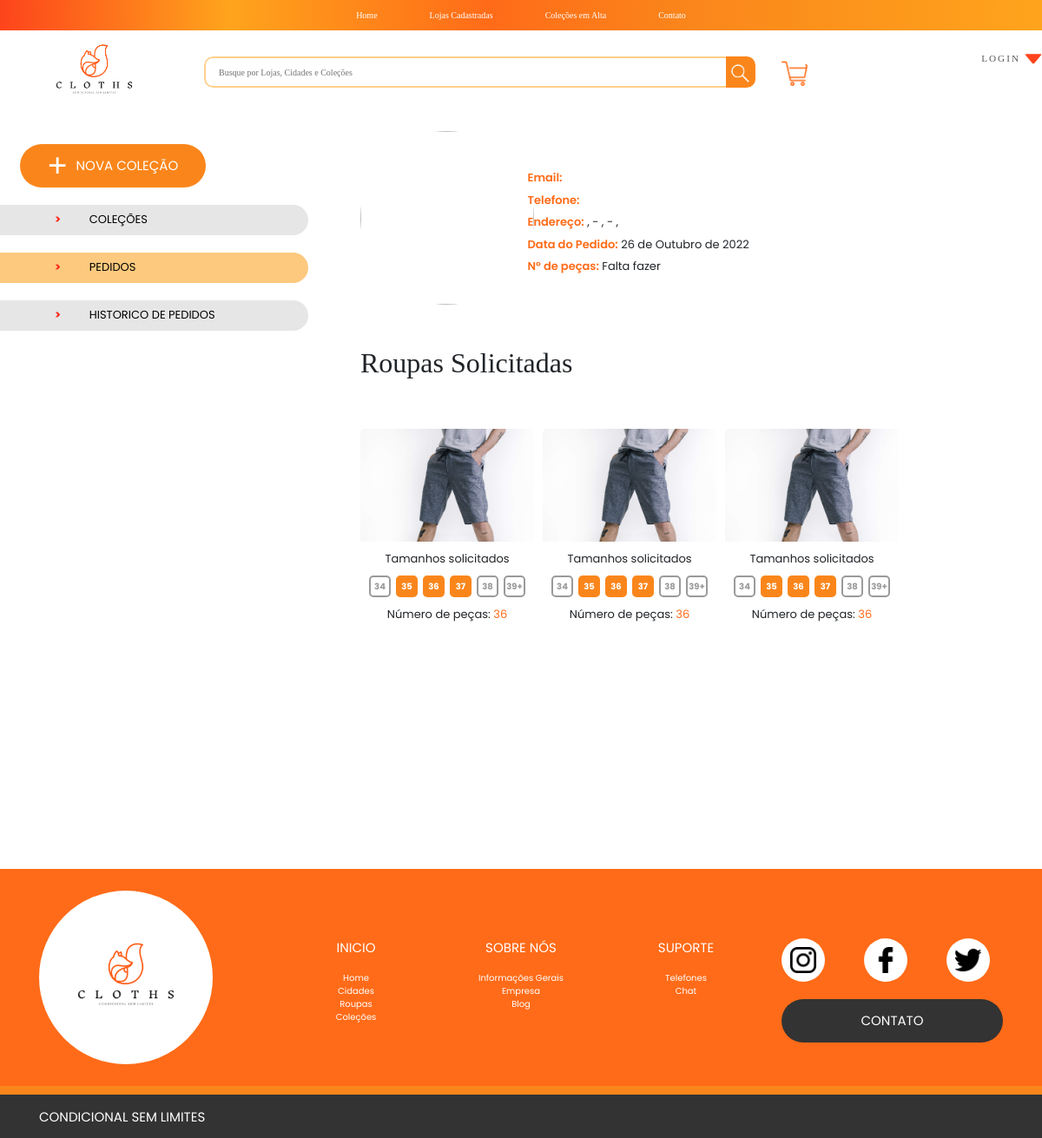
Page /pedido/16 on the committed database.
### pedidos/models.py (models this page shows, shortened)
class AbstractPedidoManager(models.Model):
    objects = PedidoManager()
    class Meta:
        abstract = True

class Pedido(AbstractPedidoManager):
    status_choices = [
        ('NF', 'Pedido não realizado!'),
        ('FE', 'Pedido encaminhado!'),
        ('EV', 'Pedido enviado!'),
        ('ET', 'Entregue!'),
        ('DV', 'Pedido devolvido!'),
    ]
    usuario_pedinte = models.CharField(max_length=255)
    loja = models.ForeignKey(Loja, on_delete=models.CASCADE, related_name='pedido')
    itens = models.ManyToManyField(Item)
    data_pedido = models.DateField(default=timezone.now)
    data_entrega = models.DateField(null=True, blank=True)
    data_devolução = models.DateField(null=True, blank=True)
    status = models.CharField(max_length=2, choices=status_choices)

class Item(models.Model):
    user_id = models.CharField(max_length=255)
    roupa = models.ForeignKey(Roupa, on_delete=models.CASCADE, related_name='item')
    tamanho = models.CharField(max_length=2)
    quantidade = models.PositiveBigIntegerField(default=0)

### roupas/models.py (models this page shows, shortened)
class AbstractRoupaManager(models.Model):
    objects = RoupaManager()
    class Meta:
        abstract = True

class Roupa(AbstractRoupaManager):
    colecao = models.ForeignKey(Colecao, on_delete=models.CASCADE, null=True, related_name='roupa')
    categoria = models.ForeignKey(Categoria, on_delete=models.PROTECT, null=True, related_name='roupa')
    nome_roupa = models.CharField(max_length=255)
    preco = models.FloatField()
    data_adicao = models.DateField(default=timezone.now)
    foto = models.ImageField(upload_to='fotos_roupas/', null=True)
    t1 = models.PositiveIntegerField(default=0)
    t2 = models.PositiveIntegerField(default=0)
    t3 = models.PositiveIntegerField(default=0)
    t4 = models.PositiveIntegerField(default=0)
    t5 = models.PositiveIntegerField(default=0)
    t6 = models.PositiveIntegerField(default=0)

### pages/views.py (the view, shortened to what this page needs)
# urls.py: path('pedido/<int:pk>', views.VerPedido.as_view(), name='ver_pedido'),
class VerPedido(View):
    def get(self, request, pk):
        context = {}
        pedido = Pedido.objects.get(pk=pk)
        context['pedido'] = pedido
        return render(request, 'pedido.html', context)

### pages/templatetags/post_tags.py (called while the page is built)
@register.inclusion_tag('menu_user.html')
def menu_user(request):
    if request.user.is_authenticated:
        logged = True
        loja = False
        if request.user.groups.filter(name='usuario_dono_loja').exists():
            loja = True
        else:
            loja = False
    else:
        logged = False
        loja = False
    return {
        'logged':logged,
        'loja' : loja,
    }

@register.inclusion_tag('barra_pesquisa.html')
def barra_pesquisa(request):
    return {
        'request': request,
    }

@register.inclusion_tag('header.html')
def header(request):
    return {
        'request': request,
    }

@register.inclusion_tag('footer.html')
def footer():
    return {
    }

### pages/templates/pedido.html (shortened to what this page needs)
{% extends 'base.html' %}
{% load static %}
{% load post_tags %}
{% load mathfilters %}
{% block css %}
    <link rel="stylesheet" href="{% static 'stylesCSS/style.css' %}">
    <link rel="stylesheet" href="{% static 'stylesCSS/gerenciador.css' %}">
    <link rel="stylesheet" href="{% static 'stylesCSS/styleLojasC.css' %}">
    <link rel="stylesheet" href="{% static 'stylesCSS/stylePerfil.css' %}">
{% endblock css %}
{% block content %}
{% header request %}
<div class="l-container-colecoes">
    <div class="l-gerenciador">
        <button class="c-bnt-gerenciador"> <span> + </span> Nova coleção </button>
        <a href="{% url 'minhas_colecoes' %}">
            <button class="c-menu-gerenciador">
                <p>
                    <span> > </span> COLEÇÕES
                </p>
            </button>
        </a>
        <a href="">
            <button class="c-menu-gerenciador active-menu">
                <p>
                    <span> > </span> PEDIDOS
                </p>
            </button>
        </a>
        <a href="historico_pedidos.html">
            <button class="c-menu-gerenciador">
                <p>
                    <span> > </span> HISTORICO DE PEDIDOS
                </p>
            </button>
        </a>
    </div>
    <div class="l-colections">
        <div class="container">
            <div class="row">
                <div class="col-3">
                    <img src="{{pedido.usuario_pedinte.foto_usuario.url}}" class="img_pff" alt="">
                </div>
                <div class="col">
                    <div class="dt_pedido">
                        <br>
                        <p><span>Email:</span> {{pedido.usuario_pedinte.email}}</p>
                        <p><span>Telefone:</span> {{pedido.usuario_pedinte.telefone}}</p>
                        <p><span>Endereço:</span> ,  - ,  - , </p>
                        <p><span>Data do Pedido:</span> {{pedido.data_pedido}}</p>
                        <p><span>N° de peças:</span> Falta fazer</p>
                    </div>
                </div>
            </div>
            <div class="row">
                <div class="col-12">
                    <br><br>
                    <h2>Roupas Solicitadas</h2>
                    <br><br>
                </div>
            </div>
            <div class="row">
                <div class="col-12">
                    <div class="box-ropas-solicitadas">
                        {% for item in pedido.itens.all %}
                        <div class="card-rs">
                            <img src="{{item.roupa.foto.url}}" alt="">
                            <p>Tamanhos solicitados</p>
                            <div class="conttt" style="background-color: white; padding: 10px;">
                                {% if item.roupa.categoria.tipo_tamanho.nome_tipo == 'Letra' %}
                                <button class="bnt_tamanho_2 {% if item.roupa.t1 < 1 or not item.roupa.t1 %}nao_tem {% else %}tem{% endif %}" disabled>PP</button>
                                <button class="bnt_tamanho_2 {% if item.roupa.t2 < 1 or not item.roupa.t2 %}nao_tem {% else %}tem{% endif %}" disabled>P</button>
                                <button class="bnt_tamanho_2 {% if item.roupa.t3 < 1 or not item.roupa.t3 %}nao_tem {% else %}tem{% endif %}" disabled>M</button>
                                <button class="bnt_tamanho_2 {% if item.roupa.t4 < 1 or not item.roupa.t4 %}nao_tem {% else %}tem{% endif %}" disabled>G</button>
                                <button class="bnt_tamanho_2 {% if item.roupa.t5 < 1 or not item.roupa.t5 %}nao_tem {% else %}tem{% endif %}" disabled>GG</button>
                                <button class="bnt_tamanho_2 {% if item.roupa.t6 < 1 or not item.roupa.t6 %}nao_tem {% else %}tem{% endif %}" disabled>XG</button>
                                {% elif item.roupa.categoria.tipo_tamanho.nome_tipo == 'Numero' %}
                                <button class="bnt_tamanho_2 {% if item.roupa.t1 < 1 or not item.roupa.t1 %}nao_tem {% else %}tem{% endif %}" disabled>34</button>
                                <button class="bnt_tamanho_2 {% if item.roupa.t2 < 1 or not item.roupa.t2 %}nao_tem {% else %}tem{% endif %}" disabled>35</button>
                                <button class="bnt_tamanho_2 {% if item.roupa.t3 < 1 or not item.roupa.t3 %}nao_tem {% else %}tem{% endif %}" disabled>36</button>
                                <button class="bnt_tamanho_2 {% if item.roupa.t4 < 1 or not item.roupa.t4 %}nao_tem {% else %}tem{% endif %}" disabled>37</button>
                                <button class="bnt_tamanho_2 {% if item.roupa.t5 < 1 or not item.roupa.t5 %}nao_tem {% else %}tem{% endif %}" disabled>38</button>
                                <button class="bnt_tamanho_2 {% if item.roupa.t6 < 1 or not item.roupa.t6 %}nao_tem {% else %}tem{% endif %}" disabled>39+</button>
                                {% endif %}
                            </div>
                            <p style="margin-top: 0;">Número de peças: <span>{{item.roupa.t1|add:item.roupa.t2|add:item.roupa.t3|add:item.roupa.t4|add:item.roupa.t5|add:item.roupa.t6}}</span></p>
                        </div>
                        {% endfor %}
                    </div>
                </div>
            </div>
        </div>
    </div>
</div>
{% footer %}
{% endblock content %}

### static/stylesCSS/style.css (style rules this page uses)
* { margin: 0%; padding: 0%; box-sizing: border-box; font-family: Inknut; }
:root { --LaranjaEscuro: #FD441B; --LaranjaMedio: #FF6B18; --LaranjaClaro: #FA861B; --Amarelo: #FFA41C; --AmareloClaro: #FFCF88; --cinza: #595959; }

### static/stylesCSS/gerenciador.css (style rules this page uses)
* { padding: 0; margin: 0; box-sizing: border-box; font-family: Inknut; }
:root { --LaranjaEscuro: #FD441B; --LaranjaMedio: #FF6B18; --LaranjaClaro: #FA861B; --Amarelo: #FFA41C; --AmareloClaro: #FFCF88; --cinza: #595959; }
.l-container-colecoes { display: grid; grid-template-areas: 'gerenciador colections'; grid-template-columns: 400px 1fr; padding-right: 30px; padding-top: 40px; }
.l-gerenciador { grid-area: gerenciador; }
.l-gerenciador a { text-decoration: none; }
.l-colections { grid-area: colections; height: 100vh; overflow-y: scroll; display: flex; justify-content: left; align-items: top; flex-wrap: wrap; }
.c-bnt-gerenciador { width: 214px; height: 50px; margin-left: 23px; border: none; background: #FA861B; border-radius: 100px; margin-top: 15px; font-family: Poppins; font-style: normal; font-weight: 400; font-size: 15px; line-height: 22px; text-transform: uppercase; color: white; display: flex; justify-content: center; align-items: center; }
.c-bnt-gerenciador span { font-size: 40px; font-weight: 800; margin-right: 10px; }
.c-menu-gerenciador { height: 35px; width: 355px; margin-top: 20px; background: #E6E6E6; border-radius: 0px 100px 100px 0px; display: flex; align-items: center; border: none; cursor: pointer; }
.c-menu-gerenciador p { font-family: Poppins; font-style: normal; font-weight: 400; font-size: 13px; margin-left: 63px; height: 5px; text-transform: uppercase; color: #000000; }
.c-menu-gerenciador p span { margin-right: 30px; font-family: Poppins; color: #FA281B; font-weight: 700; }
.active-menu { background-color: #FCC97E; }
.bnt_tamanho_2 { width: 25px; height: 25px; border: 2px solid var(--LaranjaClaro); color: #333333; background-color: white; font-size: 10px; font-weight: 700; border-radius: 5px; font-family: Poppins; transition: background-color 0.3s; }
.tem { background-color: var(--LaranjaClaro); color: white; }
.nao_tem { color: var(--cinzaClaro); border: 2px solid var(--cinzaClaro); }
.img_pff { width: 200px; height: 200px; object-fit: cover; border-radius: 50%; }
.dt_pedido p { font-size: 13px; font-family: Poppins; margin-bottom: 6px; }
.dt_pedido p span { font-family: Poppins; color: var(--LaranjaMedio); font-weight: 600; }
.box-ropas-solicitadas { width: 100%; display: flex; justify-content: left; align-items: center; flex-wrap: wrap; }
.card-rs { width: 200px; margin-right: 10px; margin-bottom: 20px; padding-bottom: 10px; border-radius: 5px; overflow: hidden; }
.card-rs img { width: 100%; height: 130px; object-fit: cover; object-position: top; }
.card-rs p { margin: 0; text-align: center; font-size: 13px; margin-top: 10px; font-family: Poppins; }
.card-rs span { color: var(--LaranjaMedio); font-family: Poppins; }

### static/stylesCSS/styleLojasC.css (style rules this page uses)
:root { --LaranjaEscuro: #FD441B; --LaranjaMedio: #FF6B18; --LaranjaClaro: #FA861B; --Amarelo: #FFA41C; --AmareloClaro: #FFCF88; --cinza: #595959; --cinzaClaro: #9a9a9a; }
.tem { background-color: var(--LaranjaClaro); color: white; }
.nao_tem { color: var(--cinzaClaro); border: 2px solid var(--cinzaClaro); }
.conttt { width: 100%; padding: 0%; display: flex; justify-content: space-between; }

### static/stylesCSS/stylePerfil.css (style rules this page uses)
* { margin: 0%; padding: 0%; box-sizing: border-box; font-family: Inknut; }
:root { --LaranjaEscuro: #FD441B; --LaranjaMedio: #FF6B18; --LaranjaClaro: #FA861B; --Amarelo: #FFA41C; --AmareloClaro: #FFCF88; --cinza: #595959; }

### rows in the picture
Pedido: data_pedido "26 de Outubro de 2022"
Item: roupa.foto (picture), shows "34", roupa.t1|add "36"
Item: roupa.foto (picture), shows "34", roupa.t1|add "36"
Item: roupa.foto (picture), shows "34", roupa.t1|add "36"
